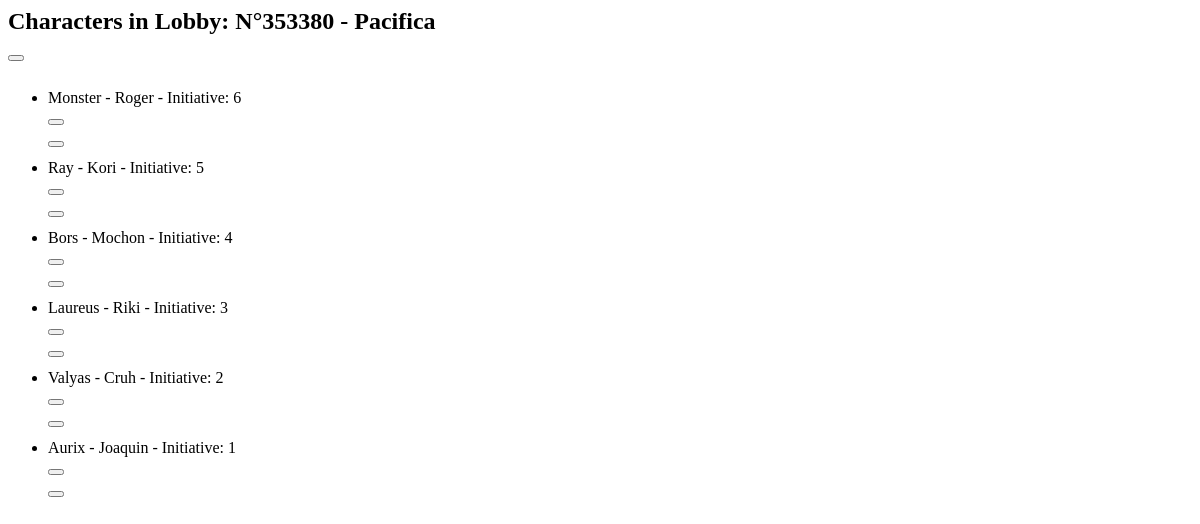
Screenshot of /lobby/2/characters/ with the database file from the repository.
### players/models.py (models this page shows, shortened)
class PlayerInLobby(models.Model):
    ROLE_CHOICES = (
        ('DM', 'Dungeon Master'),
        ('P', 'Player'),
        ('PA', 'Player Admin'),
    )
    role = models.CharField(max_length=2, choices=ROLE_CHOICES)
    player = models.ForeignKey(
        Player, on_delete=models.CASCADE, related_name='player')
    lobby = models.ForeignKey(
        Lobby, on_delete=models.CASCADE, related_name='lobby')

class Lobby(models.Model):
    code = models.CharField(max_length=6, unique=True)
    created_at = models.DateTimeField(auto_now_add=True)
    name = models.CharField(max_length=100, blank=True, null=True)
    def __str__(self):
        if self.name is not None and len(self.name) > 0:
            return "N°"+self.code + " - "+self.name
        return "N°"+self.code

class Character(models.Model):
    TEMPLATE_CHOICES = (
        ('weak', 'Weak'),
        ('normal', 'Normal'),
        ('elite', 'Elite'),
    )
    player = models.ForeignKey(PlayerInLobby, on_delete=models.CASCADE)
    name = models.CharField(max_length=100)
    initiative = models.IntegerField()
    order = models.PositiveIntegerField(default=0)
    debuff = models.CharField(max_length=100, null= True, blank=False)
    reminder = models.CharField(max_length=100, default=None, null= True, blank=True)
    invisible = models.BooleanField(default=False)
    current_turn = models.BooleanField(default=False)
    stat_block = models.CharField(max_length=100, null= True, blank=True, default= None)
    template = models.CharField(max_length=6, choices=TEMPLATE_CHOICES, default='normal')
    def __str__(self):
        return self.name + " - " + str(self.player.player)
    def next_turn(self):
        characters = Character.objects.filter(player__lobby=self.player.lobby).order_by("-order")
        current_char = characters.get(current_turn=True)
        next_chars = characters.filter(order__lt=current_char.order)
        if next_chars.exists():
            return next_chars.first()
        else:
            return characters.first()
    class Meta:
        ordering = ['-order']

class Player(models.Model):
    name = models.CharField(max_length=100)
    def __str__(self):
        return self.name

### players/views.py (the view, shortened to what this page needs)
# urls.py: path('lobby/<str:player_lobby_id>/characters/', views.CharacterView.as_view(), name='character_list_partial'),
class CharacterView(TemplateView):
    def get(self, request, player_lobby_id):
        player = PlayerInLobby.objects.get(id=player_lobby_id)
        characters = Character.objects.filter(player__lobby=player.lobby)
        return render(request, "players/partials/character_list.html", {'player': player, 'characters': characters})

### players/templates/players/partials/character_list.html (shortened to what this page needs)
<div class="mb-3 gap-3">
  <h2>Characters in Lobby: {{ player.lobby }}</h2>
  {% if player.role == "DM" or player.role == "PA" %}
    <form class="btn btn-info edit-character"
          hx-post="{% url 'pass_turn' %}"
          hx-target="#character-list"
          hx-swap="innerHTML"
          onclick="confirmClick(event)">
    <button type="submit" class="btn btn-info edit-character">
    </button>
  </form>
{% endif %}
</div>
<ul id="characters" class="list-group">
  {% for character in characters %}
    <li class="list-group-item
    {% if character.invisible and player.role != "DM" %} d-none {% else %} d-flex {% endif %}
     justify-content-center align-items-center gap-3 w-100
    {% if character.current_turn == True %}current_turn{% endif %} {% if character.next_turn.id == character.id %}next_turn{% endif %}"
        data-id="{{ character.id }}"
        {% if character.invisible  %}style="background-color:#e6e6e6;" {% endif %}>
      <div class="flex-grow-1 drag-handle d-flex flex-column">
        <span style="pointer-events: auto;" class="flex-grow-1">{{ character }} - Initiative: {{ character.initiative }} {% if character.invisible  %} (Invisible) {% endif %}</span>
      </div>
      {% if player.role == "DM" or player.role == "PA" %}
        <form class="debuff-character"
              hx-get="{% url 'load_debuff_modal' player.id character.id %}"
              hx-target="#char-modal-container"
              hx-swap="innerHTML">
          {% if character.debuff %}
            <button type="submit" class="btn danger">
              <i class="bi bi-droplet"></i>
            </button>
          {% else %}
            <button type="submit" class="btn btn-success">
            </button>
          {% endif %}
        </form>
      {% endif %}
      {% if player.role == "DM" or player.role == "PA" or player.id == character.player.id %}
        <button class="btn btn-sm btn-info edit-character"
                hx-get="{% url 'load_char_edit_modal' player.id character.id %}"
                hx-target="#char-modal-container"
                hx-swap="innerHTML">
        </button>
      {% endif %}
    </li>
  {% endfor %}
</ul>

### players/templates/players/partials/character_list.html (style rules this page uses)
.drag-handle { cursor: move; -webkit-tap-highlight-color: transparent; padding: 12px 0; flex-grow: 1; }
.list-group-item { user-select: none; -webkit-user-select: none; }

### rows the page displays
PlayerInLobby: lobby "N°353380 - Pacifica"
Character: name+player "Monster - Roger", initiative "6"
Character: name+player "Ray - Kori", initiative "5"
Character: name+player "Bors - Mochon", initiative "4"
Character: name+player "Laureus - Riki", initiative "3"
Character: name+player "Valyas - Cruh", initiative "2"
Character: name+player "Aurix - Joaquin", initiative "1"
